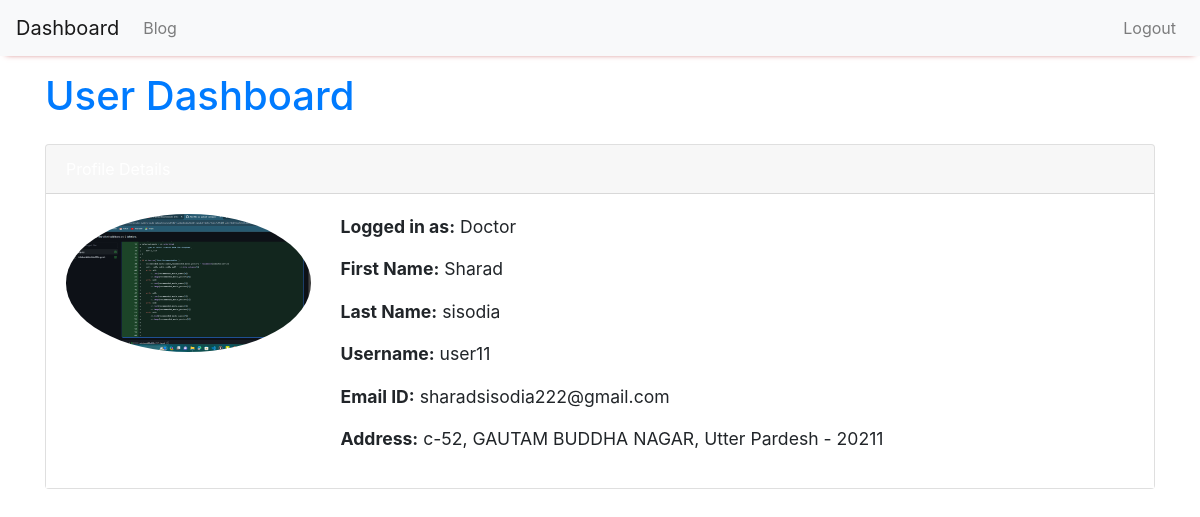
The app's page /home/ (signed in) with its own data.
### formlogin/models.py (models this page shows)
class doctor(models.Model):
    user = models.ForeignKey(User, on_delete=models.CASCADE,blank=True,related_name='doctor')
    d_Username=models.CharField(max_length=20)
    d_Firstname=models.CharField(max_length=50)
    d_Lastname=models.CharField(max_length=50)
    d_Picture=models.FileField(upload_to='images/')
    d_Password=models.CharField(max_length=20)
    d_EmailId=models.CharField(max_length=50)
    d_AddressLi=models.TextField()
    d_City=models.CharField(max_length=25)
    d_State=models.CharField(max_length=25)
    d_Pincode=models.CharField(max_length=14)

### loginform/views.py (the view)
# urls.py: 2. Add a URL to urlpatterns:  path('', views.home, name='home')
@login_required
def home(request):
    user = request.user
    print(user, 'jeej')
    if user.is_authenticated:
        print('auth')
        try:
            pat = patient.objects.get(user=user)
            context = {
                'logged_in': "Patient",
                'first_name': pat.p_Firstname,
                'last_name': pat.p_Lastname,
                'profile_picture': pat.p_Picture.url,
                'username': pat.p_Username,
                'email': pat.p_EmailId,
                'address_line1': pat.p_AddressLi,
                'city': pat.p_City,
                'state': pat.p_State,
                'pincode': pat.p_Pincode
            }
        except patient.DoesNotExist:
            try:
                doc = doctor.objects.get(user=user)
                context = {
                    'logged_in': "Doctor",
                    'first_name': doc.d_Firstname,
                    'last_name': doc.d_Lastname,
                    'profile_picture': doc.d_Picture.url,
                    'username': doc.d_Username,
                    'email': doc.d_EmailId,
                    'address_line1': doc.d_AddressLi,
                    'city': doc.d_City,
                    'state': doc.d_State,
                    'pincode': doc.d_Pincode
                }
            except doctor.DoesNotExist:
                context = {'error': 'No profile details found for the user.'}
    else:
        context = {'error': 'User is not authenticated.'}
    print(context)
    return render(request, 'loginPage.html', context)

### templates/loginPage.html (shortened to what this page needs)
<!DOCTYPE html>
<html lang="en">
{% load static %}
<head>
    <link rel="stylesheet" href="https://stackpath.bootstrapcdn.com/bootstrap/4.5.2/css/bootstrap.min.css">
</head>
<body>
    <nav class="navbar navbar-expand-lg navbar-light bg-light fixed-top">
        <a class="navbar-brand" href="{% url 'home' %}">Dashboard</a>
        <div class="collapse navbar-collapse" id="navbarNavDropdown">
            <ul class="navbar-nav mr-auto">
                {% if logged_in == "Doctor" %}
                    <li class="nav-item">
                        <a class="nav-link" href="{% url 'myPost' %}">Blog</a>
                    </li>
                {% endif %}
            </ul>
            <ul class="navbar-nav ml-auto">
                <li class="nav-item">
                    <a class="nav-link" href="{% url 'LogOut' %}">Logout</a>
                </li>
            </ul>
        </div>
    </nav>
    <div class="container mt-5 pt-4">
        <h1 class="mb-4">User Dashboard</h1>
        <div class="card">
            <div class="card-header">
            </div>
            <div class="card-body">
                <div class="row">
                    <div class="col-md-3">
                        <img id="profile-picture" src="{{ profile_picture }}" alt="Profile Picture" class="img-fluid rounded-circle">
                    </div>
                    <div class="col-md-9">
                        <p><strong>Logged in as:</strong> {{ logged_in }}</p>
                        <p><strong>First Name:</strong> {{ first_name }}</p>
                        <p><strong>Last Name:</strong> {{ last_name }}</p>
                        <p><strong>Username:</strong> {{ username }}</p>
                        <p><strong>Email ID:</strong> {{ email }}</p>
                        <p><strong>Address:</strong> {{ address_line1 }}, {{ city }}, {{ state }} - {{ pincode }}</p>
                    </div>
                </div>
            </div>
        </div>
    </div>
</body>
</html>

### templates/loginPage.html (style rules this page uses)
body { font-family: Arial, sans-serif; background-color: #f8f9fa; }
.navbar { box-shadow: 0 4px 6px -6px #ba3b3b; }
.container { margin-top: 80px; }
.card { margin-top: 20px; }
.card-header { background-color: #007bff; color: white; }
.card-body { background-color: #ffffff; }
h1 { color: #007bff; }
p { font-size: 1.1em; }

### records on screen
doctor: d_Firstname "Sharad", d_Lastname "sisodia", d_Username "user11", d_EmailId "sharadsisodia222@gmail.com", d_AddressLi "c-52", d_City "GAUTAM BUDDHA NAGAR", d_State "Utter Pardesh", d_Pincode "20211"

### other values on screen
{{ logged_in }} "Doctor"
